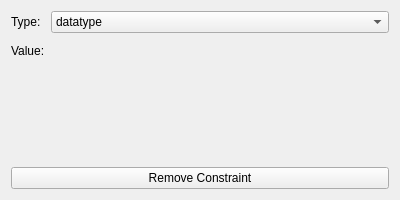
<?xml version="1.0" encoding="UTF-8"?>
<ui version="4.0">
 <class>ConstraintEditor</class>
 <widget class="QWidget" name="ConstraintEditor">
  <property name="geometry">
   <rect>
    <x>0</x>
    <y>0</y>
    <width>400</width>
    <height>200</height>
   </rect>
  </property>
  <layout class="QFormLayout" name="formLayout">
   <item row="0" column="0">
    <widget class="QLabel" name="typeLabel">
     <property name="text">
      <string>Type:</string>
     </property>
    </widget>
   </item>
   <item row="0" column="1">
    <widget class="QComboBox" name="constraint_type_combo">
     <item>
      <property name="text">
       <string>datatype</string>
      </property>
     </item>
     <item>
      <property name="text">
       <string>minCount</string>
      </property>
     </item>
     <item>
      <property name="text">
       <string>maxCount</string>
      </property>
     </item>
     <item>
      <property name="text">
       <string>minLength</string>
      </property>
     </item>
     <item>
      <property name="text">
       <string>maxLength</string>
      </property>
     </item>
     <item>
      <property name="text">
       <string>pattern</string>
      </property>
     </item>
     <item>
      <property name="text">
       <string>minInclusive</string>
      </property>
     </item>
     <item>
      <property name="text">
       <string>maxInclusive</string>
      </property>
     </item>
     <item>
      <property name="text">
       <string>description</string>
      </property>
     </item>
     <item>
      <property name="text">
       <string>example</string>
      </property>
     </item>
    </widget>
   </item>
   <item row="1" column="0">
    <widget class="QLabel" name="valueLabel">
     <property name="text">
      <string>Value:</string>
     </property>
    </widget>
   </item>
   <item row="1" column="1">
    <widget class="QStackedWidget" name="value_stack">
     <property name="currentIndex">
      <number>0</number>
     </property>
    </widget>
   </item>
   <item row="2" column="0" colspan="2">
    <widget class="QPushButton" name="remove_btn">
     <property name="text">
      <string>Remove Constraint</string>
     </property>
    </widget>
   </item>
  </layout>
 </widget>
 <resources/>
 <connections/>
</ui>
